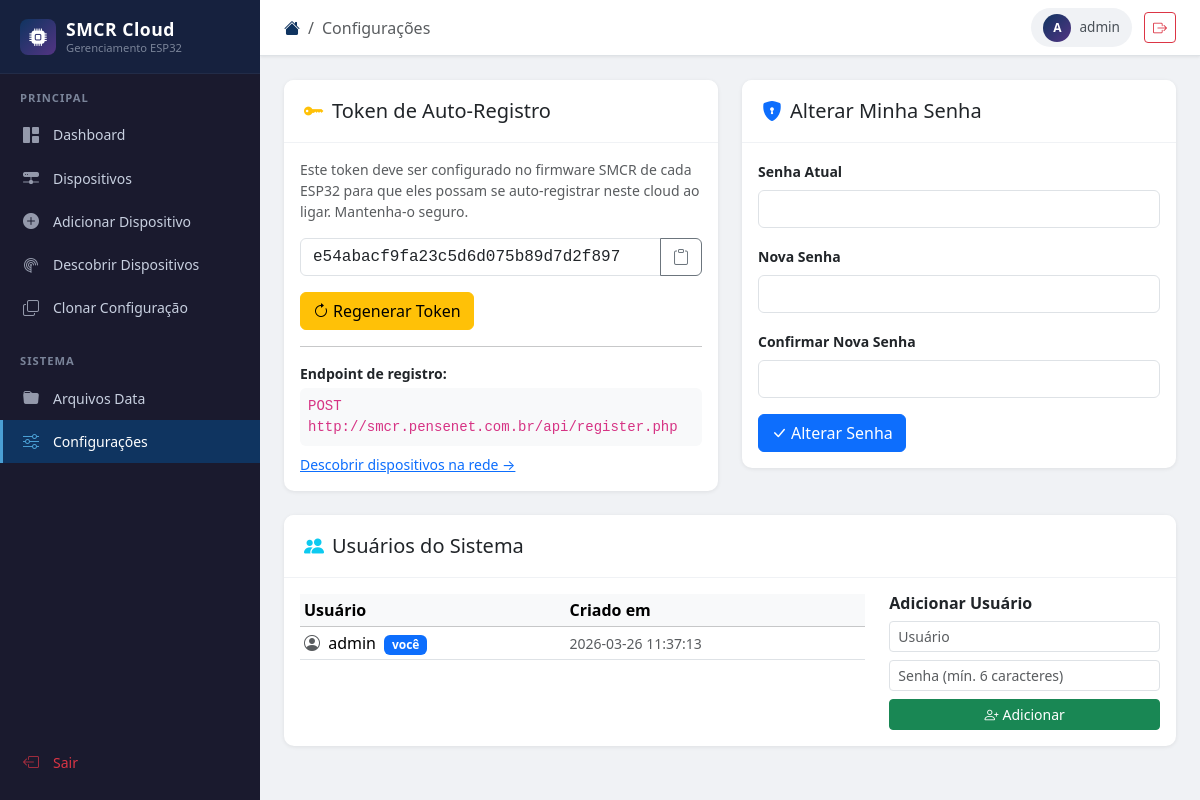
Before: /settings.php (signed in) with the older database file.
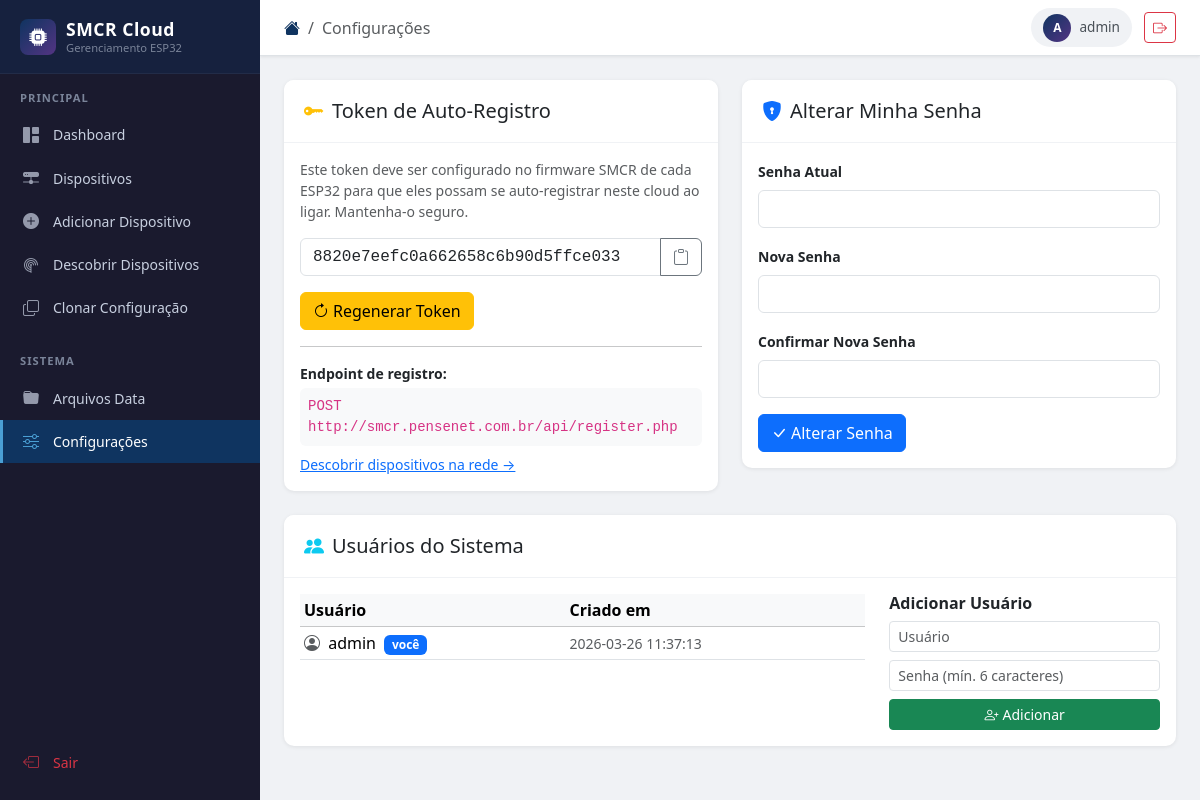
After: the same page with the newer database file.
### tables this page shows
CREATE TABLE IF NOT EXISTS settings (
    `key`   VARCHAR(64)  NOT NULL PRIMARY KEY,
    value   TEXT         NOT NULL DEFAULT '',
    updated_at TIMESTAMP DEFAULT CURRENT_TIMESTAMP ON UPDATE CURRENT_TIMESTAMP
);

CREATE TABLE IF NOT EXISTS users (
    id INT AUTO_INCREMENT PRIMARY KEY,
    username VARCHAR(50) NOT NULL UNIQUE,
    password_hash VARCHAR(255) NOT NULL,
    created_at TIMESTAMP DEFAULT CURRENT_TIMESTAMP
);

### config/auth.php (called while the page is built, shortened)
<?php
function is_logged_in(): bool {
    return isset($_SESSION['user_id']);
}
function h(string $str): string {
    return htmlspecialchars($str, ENT_QUOTES | ENT_SUBSTITUTE, 'UTF-8');
}

### settings.php (the view, shortened to what this page needs)
<?php
require_once __DIR__ . '/config/auth.php';
$db = getDB();
$stmt = $db->prepare("SELECT value FROM settings WHERE `key` = 'register_token'");
$stmt->execute();
$register_token = $stmt->fetchColumn() ?: '—';
$users = $db->query('SELECT id, username, created_at FROM users ORDER BY id')->fetchAll();
$breadcrumb = [['label' => 'Configurações']];
include __DIR__ . '/includes/header.php';
?>
<div class="row g-4">
    <div class="col-lg-6">
        <div class="card">
            <div class="card-header d-flex align-items-center gap-2">
                <i class="bi bi-key-fill text-warning fs-5"></i>
                <h5 class="mb-0">Token de Auto-Registro</h5>
            </div>
            <div class="card-body">
                <p class="text-muted small mb-3">
                    Este token deve ser configurado no firmware SMCR de cada ESP32 para que eles possam
                    se auto-registrar neste cloud ao ligar. Mantenha-o seguro.
                </p>
                <div class="input-group mb-3">
                    <input type="text" class="form-control font-monospace" id="reg_token_display"
                           value="<?= h($register_token) ?>" readonly>
                    <button class="btn btn-outline-secondary" onclick="copyText(this, '<?= h($register_token) ?>')" title="Copiar">
                        <i class="bi bi-clipboard"></i>
                    </button>
                </div>
                <form method="POST" onsubmit="return confirm('Regenerar o token vai invalidar todos os ESP32 que usam o token atual. Confirma?')">
                    <button type="submit" class="btn btn-warning">
                        <i class="bi bi-arrow-clockwise me-1"></i>Regenerar Token
                    </button>
                </form>
                <hr>
                <p class="small fw-semibold mb-1">Endpoint de registro:</p>
                <code class="d-block bg-light rounded p-2 small">POST http://smcr.pensenet.com.br/api/register.php</code>
                <p class="small text-muted mt-2 mb-0">
                    <a href="/devices/discover.php">Descobrir dispositivos na rede &rarr;</a>
                </p>
            </div>
        </div>
    </div>
    <div class="col-lg-6">
        <div class="card">
            <div class="card-header d-flex align-items-center gap-2">
                <i class="bi bi-shield-lock-fill text-primary fs-5"></i>
                <h5 class="mb-0">Alterar Minha Senha</h5>
            </div>
            <div class="card-body">
                <form method="POST">
                    <div class="mb-3">
                        <label class="form-label fw-semibold small">Senha Atual</label>
                        <input type="password" name="current_password" class="form-control" required>
                    </div>
                    <div class="mb-3">
                        <label class="form-label fw-semibold small">Nova Senha</label>
                        <input type="password" name="new_password" class="form-control" minlength="6" required>
                    </div>
                    <div class="mb-3">
                        <label class="form-label fw-semibold small">Confirmar Nova Senha</label>
                        <input type="password" name="confirm_password" class="form-control" minlength="6" required>
                    </div>
                    <button type="submit" class="btn btn-primary">
                        <i class="bi bi-check-lg me-1"></i>Alterar Senha
                    </button>
                </form>
            </div>
        </div>
    </div>
    <div class="col-12">
        <div class="card">
            <div class="card-header d-flex align-items-center justify-content-between">
                <div class="d-flex align-items-center gap-2">
                    <i class="bi bi-people-fill text-info fs-5"></i>
                    <h5 class="mb-0">Usuários do Sistema</h5>
                </div>
            </div>
            <div class="card-body">
                <div class="row g-4">
                    <div class="col-md-8">
                        <table class="table table-sm table-hover align-middle mb-0">
                            <thead class="table-light">
                                <tr><th>Usuário</th><th>Criado em</th><th></th></tr>
                            </thead>
                            <tbody>
                            <?php foreach ($users as $u): ?>
                            <tr>
                                <td>
                                    <i class="bi bi-person-circle me-1 text-muted"></i>
                                    <?= h($u['username']) ?>
                                    <?php if ((int)$u['id'] === (int)$_SESSION['user_id']): ?>
                                        <span class="badge bg-primary ms-1">você</span>
                                    <?php endif; ?>
                                </td>
                                <td class="text-muted small"><?= h($u['created_at']) ?></td>
                                <td class="text-end">
                                </td>
                            </tr>
                            <?php endforeach; ?>
                            </tbody>
                        </table>
                    </div>
                    <div class="col-md-4">
                        <h6 class="fw-semibold">Adicionar Usuário</h6>
                        <form method="POST">
                            <div class="mb-2">
                                <input type="text" name="new_username" class="form-control form-control-sm"
                                       placeholder="Usuário" pattern="[a-zA-Z0-9_\-]+" required>
                            </div>
                            <div class="mb-2">
                                <input type="password" name="new_user_password" class="form-control form-control-sm"
                                       placeholder="Senha (mín. 6 caracteres)" minlength="6" required>
                            </div>
                            <button type="submit" class="btn btn-sm btn-success w-100">
                                <i class="bi bi-person-plus me-1"></i>Adicionar
                            </button>
                        </form>
                    </div>
                </div>
            </div>
        </div>
    </div>
</div>
<?php include __DIR__ . '/includes/footer.php'; ?>

### includes/header.php (shortened to what this page needs)
<?php
require_once __DIR__ . '/../config/auth.php';
$current_script = basename($_SERVER['PHP_SELF']);
$current_dir = basename(dirname($_SERVER['PHP_SELF']));
$page_title = isset($page_title) ? $page_title : 'SMCR Cloud';
?>
<!DOCTYPE html>
<html lang="pt-BR">
<head>
    <link rel="stylesheet" href="https://cdn.jsdelivr.net/npm/bootstrap@5.3.2/dist/css/bootstrap.min.css">
    <link rel="stylesheet" href="https://cdn.jsdelivr.net/npm/bootstrap-icons@1.11.3/font/bootstrap-icons.min.css">
</head>
<body>
<nav id="sidebar">
    <a href="/dashboard.php" class="sidebar-brand">
        <div class="brand-icon">
            <i class="bi bi-cpu-fill"></i>
        </div>
        <div>
            <span class="brand-text">SMCR Cloud</span>
            <span class="brand-sub">Gerenciamento ESP32</span>
        </div>
    </a>
    <div class="sidebar-section">
        <div class="sidebar-section-title">Principal</div>
        <nav class="sidebar-nav">
            <a href="/dashboard.php"
               class="nav-link <?= ($current_script === 'dashboard.php') ? 'active' : '' ?>">
                <i class="bi bi-grid-1x2-fill"></i>
                Dashboard
            </a>
            <a href="/devices/index.php"
               class="nav-link <?= ($current_script === 'index.php' && $current_dir === 'devices') ? 'active' : '' ?>">
                <i class="bi bi-hdd-network-fill"></i>
                Dispositivos
            </a>
            <a href="/devices/add.php"
               class="nav-link <?= ($current_script === 'add.php' && $current_dir === 'devices') ? 'active' : '' ?>">
                <i class="bi bi-plus-circle-fill"></i>
                Adicionar Dispositivo
            </a>
            <a href="/devices/discover.php"
               class="nav-link <?= ($current_script === 'discover.php') ? 'active' : '' ?>">
                <i class="bi bi-radar"></i>
                Descobrir Dispositivos
            </a>
            <a href="/devices/clone.php"
               class="nav-link <?= ($current_script === 'clone.php') ? 'active' : '' ?>">
                <i class="bi bi-copy"></i>
                Clonar Configuração
            </a>
        </nav>
    </div>
    <div class="sidebar-section">
        <div class="sidebar-section-title">Sistema</div>
        <nav class="sidebar-nav">
            <a href="/data_files/index.php"
               class="nav-link <?= ($current_script === 'index.php' && $current_dir === 'data_files') ? 'active' : '' ?>">
                <i class="bi bi-folder-fill"></i>
                Arquivos Data
            </a>
            <a href="/settings.php"
               class="nav-link <?= ($current_script === 'settings.php') ? 'active' : '' ?>">
                <i class="bi bi-sliders"></i>
                Configurações
            </a>
        </nav>
    </div>
    <div class="sidebar-section mt-auto" style="position:absolute;bottom:0;width:100%;padding-bottom:1rem;background:var(--sidebar-bg);">
        <nav class="sidebar-nav">
            <a href="/logout.php" class="nav-link text-danger">
                <i class="bi bi-box-arrow-left"></i>
                Sair
            </a>
        </nav>
    </div>
</nav>
<div id="main-wrapper">
    <div id="topbar">
        <nav aria-label="breadcrumb">
            <ol class="breadcrumb">
                <li class="breadcrumb-item"><a href="/dashboard.php"><i class="bi bi-house-fill"></i></a></li>
                <?php if (isset($breadcrumb) && is_array($breadcrumb)): ?>
                    <?php foreach ($breadcrumb as $bc): ?>
                        <?php if (isset($bc['url'])): ?>
                            <li class="breadcrumb-item"><a href="<?= h($bc['url']) ?>"><?= h($bc['label']) ?></a></li>
                        <?php else: ?>
                            <li class="breadcrumb-item active"><?= h($bc['label']) ?></li>
                        <?php endif; ?>
                    <?php endforeach; ?>
                <?php else: ?>
                    <li class="breadcrumb-item active"><?= h($page_title) ?></li>
                <?php endif; ?>
            </ol>
        </nav>
        <div class="topbar-actions">
            <?php if (is_logged_in()): ?>
            <div class="user-badge">
                <div class="avatar"><?= strtoupper(substr($_SESSION['username'] ?? 'A', 0, 1)) ?></div>
                <span><?= h($_SESSION['username'] ?? '') ?></span>
            </div>
            <a href="/logout.php" class="btn btn-sm btn-outline-danger" title="Sair">
                <i class="bi bi-box-arrow-right"></i>
            </a>
            <?php endif; ?>
        </div>
    </div>
    <div id="page-content">

### includes/footer.php (shortened to what this page needs)
    </div>
</div>
</body>
</html>

### includes/header.php (style rules this page uses)
:root { --sidebar-width: 260px; --sidebar-bg: #1a1a2e; --sidebar-accent: #16213e; --sidebar-active: #0f3460; --sidebar-text: #c8d0e0; --sidebar-text-muted: #7a8499; --topbar-height: 56px; }
body { background-color: #f0f2f5; font-family: 'Segoe UI', system-ui, -apple-system, sans-serif; }
#sidebar { position: fixed; top: 0; left: 0; width: var(--sidebar-width); height: 100vh; background: var(--sidebar-bg); z-index: 1040; overflow-y: auto; transition: transform 0.3s ease; }
.sidebar-brand { display: flex; align-items: center; padding: 1rem 1.25rem; background: var(--sidebar-accent); border-bottom: 1px solid rgba(255,255,255,0.05); text-decoration: none; }
.sidebar-brand .brand-icon { width: 36px; height: 36px; background: linear-gradient(135deg, #0f3460, #533483); border-radius: 8px; display: flex; align-items: center; justify-content: center; margin-right: 10px; flex-shrink: 0; }
.sidebar-brand .brand-icon i { color: #fff; font-size: 1.1rem; }
.sidebar-brand .brand-text { color: #fff; font-weight: 700; font-size: 1.1rem; letter-spacing: 0.5px; }
.sidebar-brand .brand-sub { color: var(--sidebar-text-muted); font-size: 0.7rem; display: block; margin-top: -2px; }
.sidebar-section { padding: 1rem 0 0.5rem; }
.sidebar-section-title { color: var(--sidebar-text-muted); font-size: 0.7rem; font-weight: 600; letter-spacing: 1px; text-transform: uppercase; padding: 0 1.25rem 0.4rem; }
.sidebar-nav .nav-link { display: flex; align-items: center; color: var(--sidebar-text); padding: 0.6rem 1.25rem; border-radius: 0; font-size: 0.875rem; transition: all 0.15s ease; text-decoration: none; border-left: 3px solid transparent; }
.sidebar-nav .nav-link i { width: 20px; margin-right: 10px; font-size: 1rem; opacity: 0.7; }
.sidebar-nav .nav-link.active { background: var(--sidebar-active); color: #fff; border-left-color: #4a9fd4; font-weight: 500; }
.sidebar-nav .nav-link.active i { opacity: 1; color: #4a9fd4; }
#main-wrapper { margin-left: var(--sidebar-width); min-height: 100vh; display: flex; flex-direction: column; }
#topbar { height: var(--topbar-height); background: #fff; border-bottom: 1px solid #dee2e6; display: flex; align-items: center; padding: 0 1.5rem; position: sticky; top: 0; z-index: 1030; box-shadow: 0 1px 3px rgba(0,0,0,0.08); }
#topbar .breadcrumb { margin: 0; background: none; padding: 0; }
#topbar .breadcrumb-item a { color: #0f3460; text-decoration: none; }
.topbar-actions { margin-left: auto; display: flex; align-items: center; gap: 0.75rem; }
.user-badge { display: flex; align-items: center; gap: 0.5rem; padding: 0.35rem 0.75rem; background: #f0f2f5; border-radius: 20px; font-size: 0.85rem; color: #495057; }
.user-badge .avatar { width: 28px; height: 28px; background: linear-gradient(135deg, #0f3460, #533483); border-radius: 50%; display: flex; align-items: center; justify-content: center; color: #fff; font-size: 0.75rem; font-weight: 700; }
#page-content { flex: 1; padding: 1.5rem; }
.card { border: none; box-shadow: 0 1px 4px rgba(0,0,0,0.08); border-radius: 10px; }
.card-header { background: #fff; border-bottom: 1px solid #f0f2f5; padding: 1rem 1.25rem; border-radius: 10px 10px 0 0 !important; }

Changed rows visible on the page:
changed settings: value "e54abacf9fa23c5d6d075b89d7d2f897" → "8820e7eefc0a662658c6b90d5ffce033"
